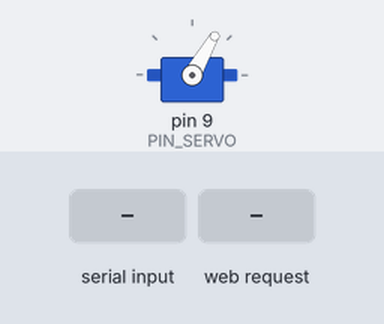
The sketch below on a simulated Arduino Uno, built for the host (arithmetic inside an expression is 32-bit, double 64-bit). On the bench: servo. The inputs (shaded band) are chosen by the test bench. WiFi joins after 1.5 s; servers stay silent unless stated; what the sketch prints to the serial monitor is not drawn.

Above: at 2.2 s.
2.3 s: "/start\n" received over Serial
At 2.6 s:
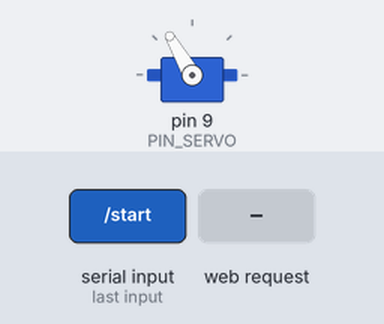
4.8 s: HTTP request GET /motor received
6.3 s: HTTP request GET /start received
7.8 s: HTTP request GET /reset received
Timing chart, 0 to 10.3 s (numbered marks = the images above; inputs shaded):
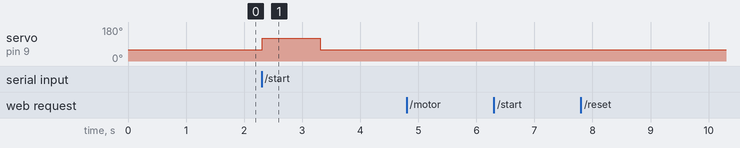

Measured:
- after the input at 2.3 s, servo on pin 9 (PIN_SERVO): 60° → 120° at once, → 60° 1.0 s later
- after the input at 4.8 s, every drawn part: stays the same
- after the input at 6.3 s, every drawn part: stays the same
- after the input at 7.8 s, every drawn part: stays the same

The sketch:

ether.ino
```cpp
/**
 *
 */
#include <SPI.h>
#include <Ethernet.h>
#include <Servo.h>
/*
#include <SPI.h>
#include <Dhcp.h>
#include <Dns.h>
#include <Ethernet.h>
#include <EthernetClient.h>
#include <EthernetServer.h>
#include <EthernetUdp.h>
#include <util.h>
*/

// test button alalog pin number
#define BUTTON 0

// dhcp
#define DHCP_ENABLED false

// サーボモータ制御のピン番号
#define PIN_SERVO 9

// イーサシールドに書いてあるMACアドレスを書くよ。
byte mac[] = { 0x90, 0xA2, 0xDA, 0x0D, 0x0F, 0x3F };
// 設定したいIPアドレス
IPAddress ip(192, 168, 10, 177);

// Initialize the Ethernet server library
// with the IP address and port you want to use
// (port 80 is default for HTTP):
EthernetServer server(80);

// servo motor
Servo servo;


void setup()
{
  Serial.begin(9600);

  // start the Ethernet connection and the server:
  if (DHCP_ENABLED) {
    if (Ethernet.begin(mac) == 0) {
      Ethernet.begin(mac, ip);
    }
  } else {
    Ethernet.begin(mac, ip);
  }

  // print your local IP address:
  print_local_ip();

  // start listening for clients
  server.begin();

  // start
  servo.attach(PIN_SERVO);
  servo_reset_position();
}


void loop()
{
  // listen for incoming clients
  EthernetClient client = server.available();

  String request = "";

  //if (analogRead(BUTTON) < 10) {
  //  output_move_motor();
  //}

  if (Serial.available() > 0) {
    char inChar = (char)Serial.read();
    if (inChar == '\n') {
      output_move_motor();
    }
  }

  if (client) {
    boolean currentLineIsBlank = true;
    while (client.connected()) {
      if (client.available()) {
        request += char(client.read());
        if (request.endsWith("\n") && currentLineIsBlank) {
            action(&client, &request);
            break;
        }
        if (request.endsWith("\n")) {
          currentLineIsBlank = true;
        } else if (!request.endsWith("\r")) {
          currentLineIsBlank = false;
        }

      }
    }
    // give the web browser time to receive the data
    delay(1);
    // close the connection:
    client.stop();
  }
}


/**
 * print local ip address to serial.
 */
void print_local_ip() {

  Serial.print("My IP address: ");
  ip = Ethernet.localIP();
  for (byte thisByte = 0; thisByte < 4; thisByte++) {
    Serial.print(ip[thisByte], DEC);
    Serial.print(".");
  }
  Serial.println();

}

/**
 * HTTPレスポンスヘッダ 200 の作成
 */
char * get_http_response_header_200() {
  return "HTTP/1.1 200 OK\nContent-Type: text/html\n\n";
}

/**
 * HTTPレスポンスヘッダ 404 の作成
 */
char * get_http_response_header_404() {
  return "HTTP/1.1 404 Not Found\n\n";
}

/**
 * HTTPレスポンスの終わり。
 */
char * get_http_response_end() {
  return "\n\n";
}

/**
 * route 404
 */
String route_404() {
  Serial.println("ROUTE 404");
  String response = "";
  response += get_http_response_header_404();
  response += "404 Not Found";
  return response;
}

/**
 * route /
 */
String route_root() {
  Serial.println("ROUTE /");
  String response = "";
  response += get_http_response_header_200();
  for (int analogChannel = 0; analogChannel < 6; analogChannel++) {
    response += "analog input ";
    response += analogChannel;
    response += " is ";
    response += analogRead(analogChannel);
    response += "<br />";
  }
  return response;
}

/**
 * route /motor
 */
String action_motor(String *path) {
  Serial.println("ACTION /motor path = " + *path);

  String motor_path = path->substring(strlen("/motor"));

  String response = "";
  if (motor_path.startsWith("/start")) {
    response = route_motor_start();
  } else if (motor_path.startsWith("/reset")) {
    response = route_motor_reset();
  } else {
    response = route_404();
  }
  return response;
}

/**
 * route /motor/start
 */
String route_motor_start() {
  Serial.println("ROUTE /motor/start");

  // arduinoを動かしてみる
  output_move_motor();

  String response;
  response += get_http_response_header_200();
  response += "route_motor_start";
  return response;
}

/**
 * route /motor/start
 */
String route_motor_reset() {
  Serial.println("ROUTE /motor/reset");

  servo_reset_position();

  String response = "";
  response += get_http_response_header_200();
  response +=  "route_motor_reset";
  return response;
}

/**
 * HTTPリクエストの振り分け
 * method GETとpath以外は放置。
 * :params client: 参照渡しね。忘れてるわー。
 * :params request: Stringのインスタンスは値渡しでもいいけど、参照渡し。
 */
void action(EthernetClient *client, String *request) {

  int method_end_pos = request->indexOf(" ");
  if (method_end_pos < 0) {
    return ;
  }
  String method = request->substring(0, method_end_pos);
  Serial.println("method = " + method);

  if (method == "GET") {
    int path_end_pos = request->indexOf(" ", method_end_pos + 1);
    if (path_end_pos < 0) {
      return ;
    }
    String path = request->substring(method_end_pos + 1, path_end_pos);
    Serial.println("path=" + path);

    String response = "";
    if (path == "/") {
      response += route_root();
    } else if (path.startsWith("/motor")) {
      response += action_motor(&path);
    } else {
      response = route_404();
    }

    response += get_http_response_end();
    client->println(response);

  } else if (method == "POST") {
  } else if (method == "PUT") {
  } else if (method == "DELETE") {
  } else {
  }

}

/**
 * Move servo motor
 */
void output_move_motor() {

  servo.write(120); // ギアがスイッチを押す角度
  delay(1000); // モーターが動き終わるまで1秒待つ
  servo.write(60); // ギアがスイッチから離れる角度
  delay(1500); // モーターの動作とWebアクセスの処理を4秒待つ

}

/**
 * モーターの位置をリセット
 */
void servo_reset_position() {

  servo.write(60); // ギアがスイッチから離れる角度
  delay(1000); // モーターの動作とWebアクセスの処理を4秒待つ

}
```
